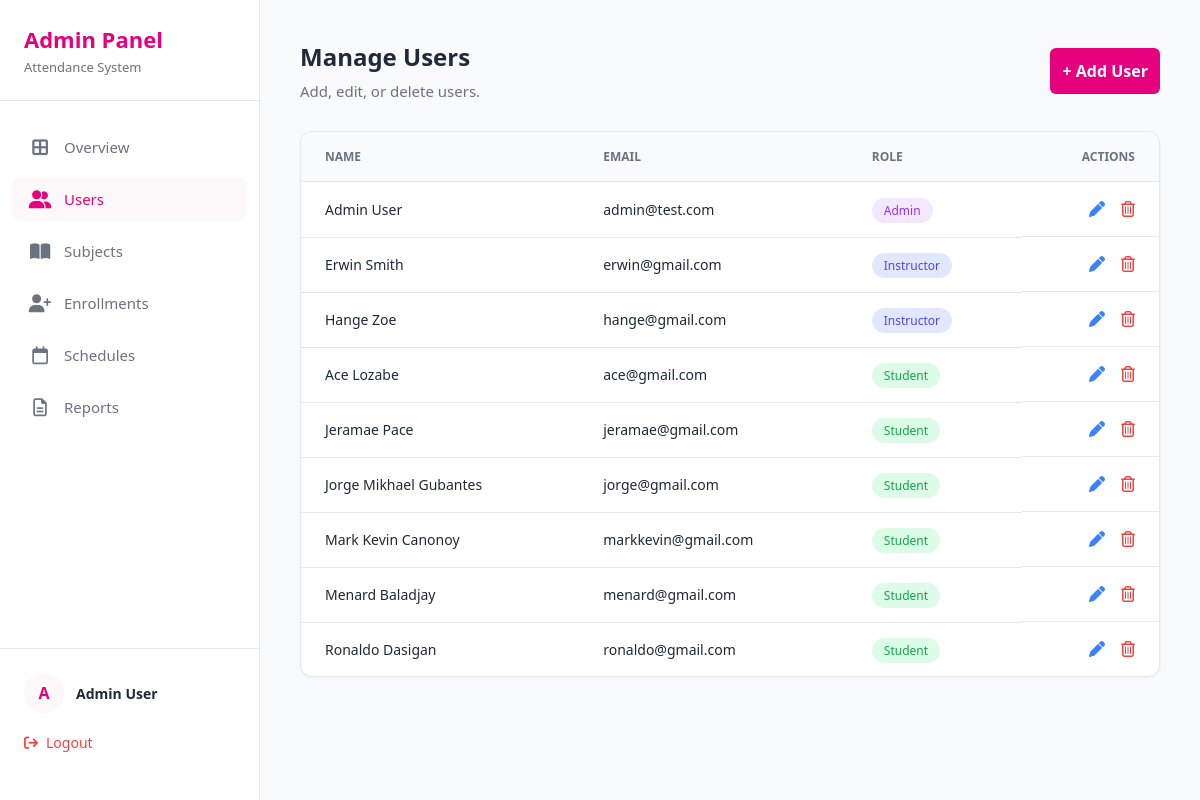
The page /admin/users.php (signed in) on the database its author committed.
### tables this page shows
CREATE TABLE `users` (
  `id` int(11) NOT NULL,
  `name` varchar(100) NOT NULL,
  `email` varchar(100) NOT NULL,
  `password` varchar(255) NOT NULL,
  `role` enum('Admin','Instructor','Student') NOT NULL,
  `created_at` timestamp NOT NULL DEFAULT current_timestamp()
);

### admin/users.php (the view, shortened to what this page needs)
<?php
require_once '../db.php';
try {
    $stmt = $pdo->query("SELECT id, name, email, role FROM users ORDER BY role ASC, name ASC");
    $users = $stmt->fetchAll(PDO::FETCH_ASSOC);
} catch (PDOException $e) {
    die("Database error: " . $e->getMessage());
}
?>
<!DOCTYPE html>
<html lang="en">
<head>
    <link rel="stylesheet" href="../css/style.css">
    <link rel="stylesheet" href="https://cdnjs.cloudflare.com/ajax/libs/font-awesome/6.4.0/css/all.min.css">
</head>
<body>
    <div class="dashboard-layout">
        <aside class="sidebar">
            <div class="sidebar-header">
                <h2>Admin Panel</h2>
                <p>Attendance System</p>
            </div>
            <nav class="sidebar-nav">
                <ul>
                    <li><a href="overview.php"><i class="fa-solid fa-border-all"></i> Overview</a></li>
                    <li><a href="users.php" class="active"><i class="fa-solid fa-user-group"></i> Users</a></li>
                    <li><a href="subjects.php"><i class="fa-solid fa-book-open"></i> Subjects</a></li>
                    <li><a href="enrollments.php"><i class="fa-solid fa-user-plus"></i> Enrollments</a></li>
                    <li><a href="schedules.php"><i class="fa-regular fa-calendar"></i> Schedules</a></li>
                    <li><a href="reports.php"><i class="fa-regular fa-file-lines"></i> Reports</a></li>
                </ul>
            </nav>
            <div class="sidebar-footer">
                <div class="user-profile">
                    <div class="avatar"><?php echo substr($_SESSION['name'], 0, 1); ?></div>
                    <div class="user-info">
                        <span class="user-name"><?php echo htmlspecialchars($_SESSION['name']); ?></span>
                    </div>
                </div>
                <a href="../api/logout.php" class="logout-btn"><i class="fa-solid fa-arrow-right-from-bracket"></i> Logout</a>
            </div>
        </aside>
        <main class="main-content">
            <div class="page-header header-with-action">
                <div>
                    <h1>Manage Users</h1>
                    <p>Add, edit, or delete users.</p>
                </div>
                    <a href="add_user.php" class="btn-primary" style="width: auto; text-decoration: none;">+ Add User</a>
            </div>
            <div class="table-container">
                <table class="data-table">
                    <thead>
                        <tr>
                            <th>NAME</th>
                            <th>EMAIL</th>
                            <th>ROLE</th>
                            <th class="text-right">ACTIONS</th>
                        </tr>
                    </thead>
                    <tbody>
                        <?php foreach($users as $user): ?>
                        <tr>
                            <td class="font-medium"><?php echo htmlspecialchars($user['name']); ?></td>
                            <td class="text-muted"><?php echo htmlspecialchars($user['email']); ?></td>
                            <td>
                                <span class="badge badge-<?php echo strtolower($user['role']); ?>">
                                    <?php echo htmlspecialchars($user['role']); ?>
                                </span>
                            </td>
                            <td class="actions-cell text-right">
                                <a href="edit_user.php?id=<?php echo $user['id']; ?>" class="action-btn edit-btn"><i class="fa-solid fa-pen"></i></a>
                                <a href="delete_user.php?id=<?php echo $user['id']; ?>" class="action-btn delete-btn" onclick="return confirm('are you sure you want to delete this user?');"><i class="fa-regular fa-trash-can"></i></a>
                            </td>
                        </tr>
                        <?php endforeach; ?>
                    </tbody>
                </table>
            </div>
        </main>
    </div>
</body>
</html>

### css/style.css (style rules this page uses)
:root { --primary-magenta: #e6007e; --primary-magenta-hover: #c4006b; --bg-light-pink: #fdf8fa; --text-dark: #1f2937; --text-muted: #6b7280; --border-color: #e5e7eb; --card-bg: #ffffff; }
* { box-sizing: border-box; margin: 0; padding: 0; font-family: 'Segoe UI', Tahoma, Geneva, Verdana, sans-serif; }
.btn-primary { width: 100%; background-color: var(--primary-magenta); color: white; border: none; padding: 12px; border-radius: 6px; font-size: 16px; font-weight: 600; cursor: pointer; display: flex; justify-content: center; align-items: center; gap: 10px; transition: background-color 0.2s; }
.dashboard-layout { display: flex; height: 100vh; background-color: #ffffff; }
.sidebar { width: 260px; background-color: #ffffff; border-right: 1px solid var(--border-color); display: flex; flex-direction: column; padding: 24px 0; }
.sidebar-header { padding: 0 24px 24px 24px; border-bottom: 1px solid var(--border-color); }
.sidebar-header h2 { color: var(--primary-magenta); font-size: 22px; margin-bottom: 4px; }
.sidebar-header p { color: var(--text-muted); font-size: 13px; }
.sidebar-nav { flex-grow: 1; padding: 24px 12px; }
.sidebar-nav ul { list-style: none; }
.sidebar-nav ul li { margin-bottom: 8px; }
.sidebar-nav ul li a { display: flex; align-items: center; padding: 12px 16px; color: var(--text-muted); text-decoration: none; font-size: 15px; font-weight: 500; border-radius: 8px; transition: all 0.2s; gap: 12px; }
.sidebar-nav ul li a i { font-size: 18px; width: 24px; text-align: center; }
.sidebar-nav ul li a.active { background-color: var(--bg-light-pink); color: var(--primary-magenta); }
.sidebar-footer { padding: 24px; border-top: 1px solid var(--border-color); }
.user-profile { display: flex; align-items: center; gap: 12px; margin-bottom: 20px; }
.avatar { width: 40px; height: 40px; background-color: var(--bg-light-pink); color: var(--primary-magenta); border-radius: 50%; display: flex; justify-content: center; align-items: center; font-weight: bold; font-size: 16px; }
.user-info { display: flex; flex-direction: column; }
.user-name { font-size: 14px; font-weight: 600; color: var(--text-dark); }
.logout-btn { display: flex; align-items: center; color: #ef4444; text-decoration: none; font-size: 14px; font-weight: 500; gap: 8px; transition: opacity 0.2s; }
.main-content { flex-grow: 1; padding: 40px; overflow-y: auto; background-color: #f9fafb; }
.page-header { margin-bottom: 30px; }
.page-header h1 { color: var(--text-dark); font-size: 24px; margin-bottom: 8px; }
.page-header p { color: var(--text-muted); font-size: 15px; }
.header-with-action { display: flex; justify-content: space-between; align-items: center; }
.table-container { background: var(--card-bg); border-radius: 12px; border: 1px solid var(--border-color); overflow: hidden; box-shadow: 0 1px 3px rgba(0,0,0,0.05); }
.data-table { width: 100%; border-collapse: collapse; text-align: left; }
.data-table th { background-color: #f9fafb; color: var(--text-muted); font-size: 12px; font-weight: 600; padding: 16px 24px; border-bottom: 1px solid var(--border-color); }
.data-table td { padding: 16px 24px; border-bottom: 1px solid var(--border-color); font-size: 14px; color: var(--text-dark); }
.data-table tr:last-child td { border-bottom: none; }
.font-medium { font-weight: 500; }
.text-muted { color: var(--text-muted); }
.text-right { text-align: right; }
.badge { padding: 4px 12px; border-radius: 20px; font-size: 12px; font-weight: 500; }
.badge-admin { background-color: #f3e8ff; color: #9333ea; }
.badge-instructor { background-color: #e0e7ff; color: #4f46e5; }
.badge-student { background-color: #dcfce7; color: #16a34a; }
.actions-cell { display: flex; justify-content: flex-end; gap: 16px; }
.action-btn { text-decoration: none; font-size: 16px; transition: color 0.2s; }
.edit-btn { color: #3b82f6; }
.delete-btn { color: #ef4444; }

### rows shown on the page
users: name "Admin User", email "admin@test.com", role "Admin"
users: name "Erwin Smith", email "erwin@gmail.com", role "Instructor"
users: name "Hange Zoe", email "hange@gmail.com", role "Instructor"
users: name "Ace Lozabe", email "ace@gmail.com", role "Student"
users: name "Jeramae Pace", email "jeramae@gmail.com", role "Student"
users: name "Jorge Mikhael Gubantes", email "jorge@gmail.com", role "Student"
users: name "Mark Kevin Canonoy", email "markkevin@gmail.com", role "Student"
users: name "Menard Baladjay", email "menard@gmail.com", role "Student"
users: name "Ronaldo Dasigan", email "ronaldo@gmail.com", role "Student"

### other values the page prints
substr($_SESSION['name'], 0, 1) "A"
$_SESSION['name'] "Admin User"
